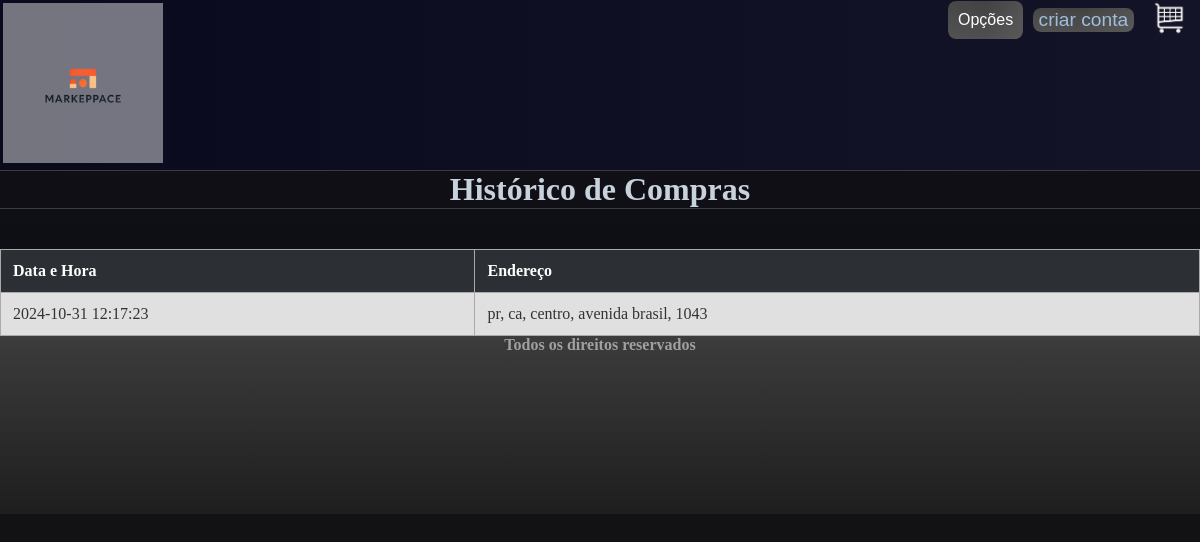
The app's page /historico.php (signed in) with its own data.
### tables this page shows
CREATE TABLE `historico` (
  `id_historico` int(11) NOT NULL,
  `data_hora` timestamp NOT NULL DEFAULT current_timestamp(),
  `fk_id_carrinho` int(11) DEFAULT NULL
);

### historico.php (the view, shortened to what this page needs)
<?php
include_once('config.php');
$cpf = isset($_SESSION['cpf']) ? $_SESSION['cpf'] : '';
$sql = "SELECT h.data_hora,
               CONCAT( c.estado, ', ', c.municipio, ', ',c.bairro, ', ', c.rua, ', ', c.numero) AS endereco
        FROM historico h
        JOIN carrinho c ON h.fk_id_carrinho = c.id_carrinho
        WHERE c.fk_cpf = ?";
$stmt = $conexao->prepare($sql);
$stmt->bind_param("s", $cpf);
$stmt->execute();
$result = $stmt->get_result();
?>
<!doctype html>
<html lang="pt-br">
<head>
    <link rel="stylesheet" href="css/style.css">
</head>
<body>
<header>
    <div class="menu">
        <div>
            <a href="index.php">
                <li><img src="img/logo.png" class="imglogo" id="img1"></li>
            </a>
        </div>
        <div class="login">
            <?php
            if (empty($_SESSION['cpf'])) {
                echo "<button><a href='login.php'>login</a></button>";
            } else {
                echo "
                <div class='dropdown' style='display: inline-block;'>
                    <button class='dropbtn'>Opções</button>
                    <div class='dropdown-content'>
                        <a href='historico.php'>Ver Histórico</a>
                        <a href='sair.php' class='btn btn-danger'>Sair</a>
                    </div>
                </div>";
            }
            ?>
            <button><a href="criar_conta.php">criar conta</a></button>
            <div class="carrinho">
                <a href="carrinho.php">
                    <img src="img/carrinho.png" alt="Carrinho" id="img2">
                </a>
            </div>
        </div>
    </div>
</header>
<main>
    <h1>Histórico de Compras</h1>
    <table>
        <tr>
            <th>Data e Hora</th>
            <th>Endereço</th>
        </tr>
        <?php if ($result->num_rows > 0): ?>
            <?php while($row = $result->fetch_assoc()): ?>
            <tr>
                <td><?php echo htmlspecialchars($row['data_hora']); ?></td>
                <td><?php echo htmlspecialchars($row['endereco']); ?></td>
            </tr>
            <?php endwhile; ?>
        <?php else: ?>
            <tr>
                <td colspan="2">Nenhum registro encontrado no seu histórico de compras.</td>
            </tr>
        <?php endif; ?>
    </table>
</main>
<footer>
    <h2>Todos os direitos reservados</h2>
</footer>
</body>
</html>

### css/style.css (style rules this page uses)
body, * { margin: 0; }
body { background-image: linear-gradient(to top, rgb(11, 10, 24), rgb(18, 18, 20)); color: rgb(180, 190, 200); }
h1, h2, h4, h6 { text-align: center; color: rgb(200, 210, 220); }
h1 { border-top: 1px solid rgb(60, 60, 60); border-bottom: 1px solid rgb(60, 60, 60); margin-bottom: 5vh; }
h2 { margin-bottom: 20vh; font-size: medium; color: rgb(160, 160, 160); }
button { white-space: nowrap; cursor: pointer; font-size: larger; border: none; color: rgb(210, 210, 210); background: linear-gradient(rgba(80, 80, 80, 0.7), rgba(90, 90, 90, 0.8)) padding-box, linear-gradient(to right, #333333, #222222, #555555) border-box; border-radius: 8px; }
.login { margin-right: 1vw; width: 240px; height: 5vh; display: flex; justify-content: space-between; align-items: center; color: rgb(190, 190, 190); }
#img1 { margin: 3px; max-width: 50vw; max-height: 20vh; background-color: #ffffff6f; }
#img2 { max-width: 3vw; max-height: 5vh; padding-left: 0.7vw; }
.menu { display: flex; justify-content: space-between; background-image: linear-gradient(to left, rgb(20, 20, 40), rgb(10, 10, 30)); }
li { list-style: none; flex-grow: 1; }
a { color: rgb(160, 190, 220); text-decoration: none; text-align: center; }
footer { display: flex; flex-wrap: nowrap; justify-content: space-around; background-image: linear-gradient(to top, rgb(30, 30, 30), rgb(60, 60, 60)); }
::placeholder { color: rgb(180, 180, 180); }

### historico.php (style rules this page uses)
table { width: 100%; border-collapse: collapse; margin-top: 20px; }
th, td { border: 1px solid #aaa; padding: 12px; text-align: left; }
th { background-color: #2c2f33; color: #ffffff; }
tr:nth-child(even) { background-color: #e0e0e0; color: #333333; }
tr:nth-child(odd) { background-color: #d0d0d0; color: #333333; }
td { font-size: 16px; }
.dropdown { position: relative; display: inline-block; }
.dropbtn { background-color: #4CAF50; color: white; padding: 10px; font-size: 16px; border: none; cursor: pointer; }

### records on screen
historico: data_hora "2024-10-31 12:17:23", endereco "pr, ca, centro, avenida brasil, 1043"
